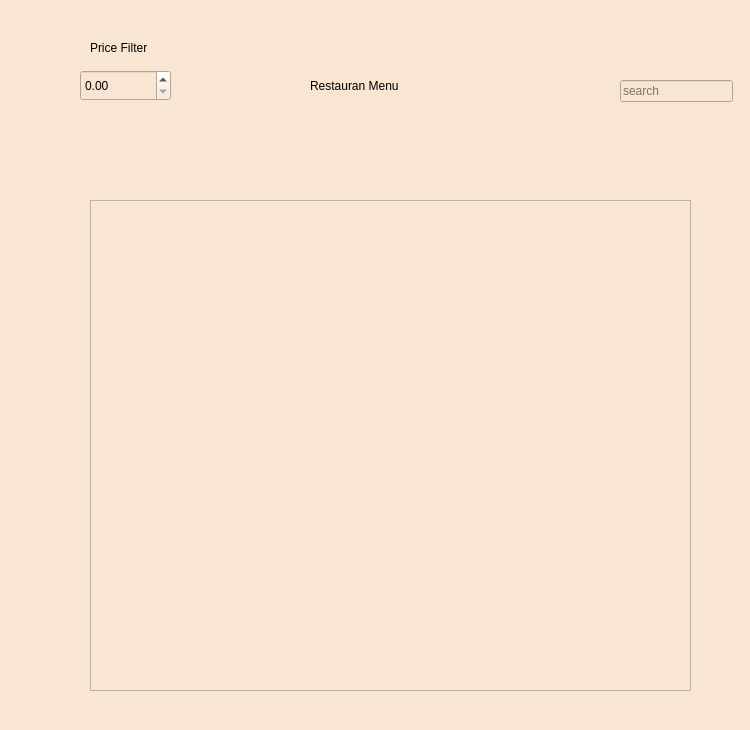
<?xml version="1.0" encoding="UTF-8"?>
<ui version="4.0">
 <class>Menu</class>
 <widget class="QWidget" name="Menu">
  <property name="geometry">
   <rect>
    <x>0</x>
    <y>0</y>
    <width>750</width>
    <height>730</height>
   </rect>
  </property>
  <property name="windowTitle">
   <string>Form</string>
  </property>
  <property name="styleSheet">
   <string notr="true">QWidget {
    background-color: #f8e6d2;
}
</string>
  </property>
  <widget class="QScrollArea" name="scrollArea">
   <property name="geometry">
    <rect>
     <x>90</x>
     <y>200</y>
     <width>601</width>
     <height>491</height>
    </rect>
   </property>
   <property name="widgetResizable">
    <bool>true</bool>
   </property>
   <widget class="QWidget" name="scrollAreaWidgetContents">
    <property name="geometry">
     <rect>
      <x>0</x>
      <y>0</y>
      <width>599</width>
      <height>489</height>
     </rect>
    </property>
    <widget class="QWidget" name="foodContainerWidget" native="true">
     <property name="geometry">
      <rect>
       <x>-1</x>
       <y>0</y>
       <width>601</width>
       <height>491</height>
      </rect>
     </property>
     <widget class="QWidget" name="verticalLayoutWidget">
      <property name="geometry">
       <rect>
        <x>0</x>
        <y>-1</y>
        <width>601</width>
        <height>491</height>
       </rect>
      </property>
      <layout class="QVBoxLayout" name="verticalLayout"/>
     </widget>
    </widget>
   </widget>
  </widget>
  <widget class="QLabel" name="label_5">
   <property name="geometry">
    <rect>
     <x>310</x>
     <y>60</y>
     <width>161</width>
     <height>51</height>
    </rect>
   </property>
   <property name="text">
    <string>Restauran Menu</string>
   </property>
  </widget>
  <widget class="QLineEdit" name="lineEdit">
   <property name="geometry">
    <rect>
     <x>620</x>
     <y>80</y>
     <width>113</width>
     <height>22</height>
    </rect>
   </property>
   <property name="placeholderText">
    <string>search</string>
   </property>
  </widget>
  <widget class="QDoubleSpinBox" name="doubleSpinBox">
   <property name="geometry">
    <rect>
     <x>80</x>
     <y>70</y>
     <width>91</width>
     <height>31</height>
    </rect>
   </property>
  </widget>
  <widget class="QLabel" name="label_6">
   <property name="geometry">
    <rect>
     <x>90</x>
     <y>40</y>
     <width>71</width>
     <height>16</height>
    </rect>
   </property>
   <property name="text">
    <string>Price Filter</string>
   </property>
  </widget>
 </widget>
 <resources/>
 <connections/>
</ui>
